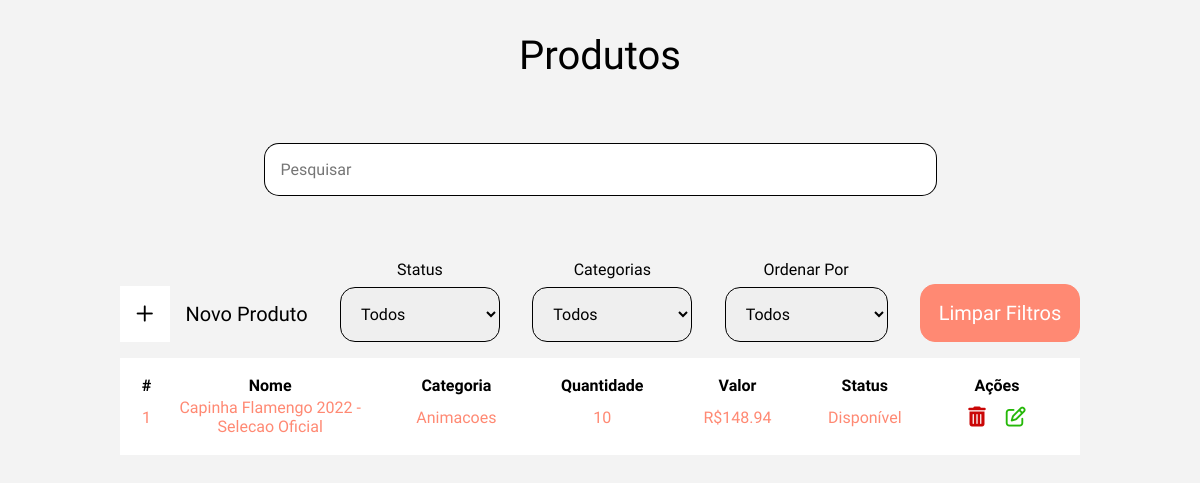
Page /view/listProdutos.php on the earlier database version.
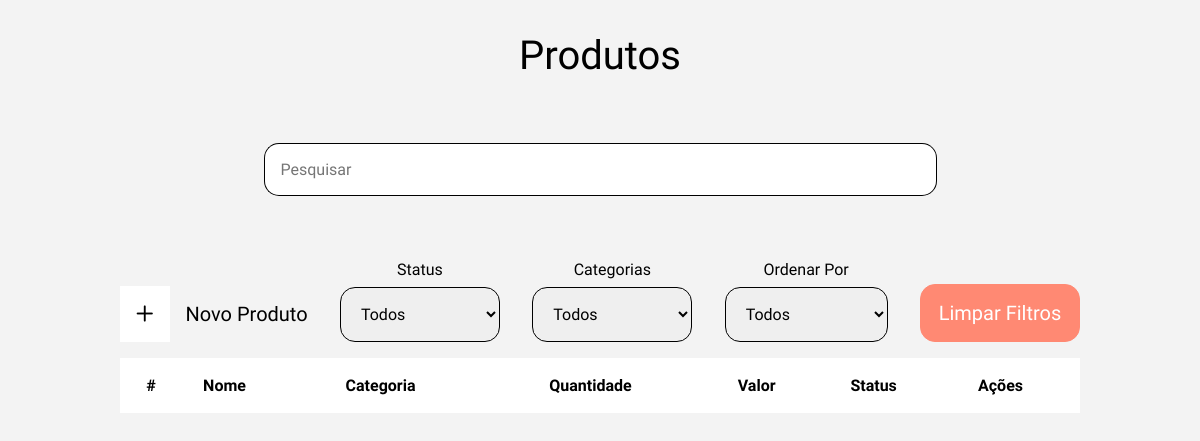
Same page on the later database version.
### tables this page shows
create table user_produto
(
    id_produto                int auto_increment
        primary key,
    id_modelo_celular         int                                        not null,
    id_categoria              int                                        not null,
    nome_produto              varchar(300)                               not null,
    preco_produto             decimal(10, 2) default 0.00                not null,
    descricao_produto         varchar(900)                               not null,
    imagem_principal_produto  varchar(300)                               not null,
    quantidade_produto        int                                        not null,
    categoria_special_produto varchar(200)                               not null,
    garantias_produto         varchar(300)                               not null comment 'beneficios - ex - garantia 3 dias',
    status                    int(1)                                     not null comment '2 - oferta 1 - disponivel 0 - indisponivel',
    data_reg_produto          datetime       default current_timestamp() not null comment 'data e hora do registro',
    cod_produto               int(4) unsigned zerofill                   not null,
    peso_produto              int                                        not null comment 'Peso em Gramas',
    last_price_produto        decimal(10, 2) default 0.00                not null comment 'Ultimo preço do produto, só add caso a categoria dele for promoção',
    constraint fk_id_categoria
        foreign key (id_categoria) references user_categoria (id_categoria)
            on update cascade,
    constraint fk_id_modelo_celular
        foreign key (id_modelo_celular) references user_mod_celular (id_modelo_celular)
            on update cascade
);

create table user_categoria
(
    id_categoria   int auto_increment
        primary key,
    nome_categoria varchar(200)                         not null,
    img_categoria  varchar(300)                         not null,
    data_reg_cupom datetime default current_timestamp() not null comment 'data e hora do registro',
    link_categoria varchar(300)                         not null
);

### model/conexao.class.php (called while the page is built, shortened)
<?php
class Conexao{
    public function __construct(){
        try{
            $this->pdo = new PDO("mysql:dbname=2ucase_bd3;host=localhost","root","");
        }catch(PDOException $e){
            echo "Erro com banco de dados: " . $e->getMessage() . "<br>";
            exit();
        }catch(Exception $e){
            echo "Erro generico: " . $e->getMessage() . "<br>";
            exit();
        }
    }
}
?>

### model/Manager.class.php (called while the page is built, shortened)
<?php
require_once 'Conexao.class.php';
class Manager extends Conexao {
	public function listClient($table, $columnName) {
        $cmd = $this->pdo->query("SELECT * FROM {$table} ORDER by {$columnName} DESC");
        $res = $cmd->fetchAll(PDO::FETCH_ASSOC);
        return $res;
	}
    public function getInfo($table, $columnName, $id) {
		$sql = "SELECT * FROM $table WHERE {$columnName} = :id";
		$statement = $this->pdo->prepare($sql);
		$statement->bindValue(":id", $id);
		$statement->execute();
		return $statement->fetchAll();
	}
}

### view/listProdutos.php (the view, shortened to what the changed rows need)
<?php
require_once "../model/Manager.class.php";
$manager = new Manager();
$resultProdutos = $manager->listClient('user_produto', 'id_produto');
?>
<!DOCTYPE html>
<html lang="pt-br">
<head>
    <?php require_once "../config/config.php"; ?>
    <link rel="stylesheet" href="../assets/css/produtos.css">
</head>
<body id="body-margin">
    <main class="container-produto">
        <h1>Produtos</h1>
        <section class="container-tabela-filter">
            <section class="container-tabela">
                <table class="table-clientes">
                    <tr>
                        <th>#</th>
                        <th>Nome</th>
                        <th>Categoria</th>
                        <th>Quantidade</th>
                        <th>Valor</th>
                        <th>Status</th>
                        <th>Ações</th>
                    </tr>
                    <?php
                    if (count($resultProdutos) > 0) :
                        for ($i = 0; $i < count($resultProdutos); $i++) :
                            $exibCategoria = $manager->getInfo('user_categoria', 'id_categoria', $resultProdutos[$i]['id_categoria']);
                            for ($jk = 0; $jk < count($exibCategoria); $jk++) :
                    ?>
                                <tr>
                                    <td><?= $resultProdutos[$i]['id_produto'] ?></td>
                                    <td id="table-name"><?= $resultProdutos[$i]['nome_produto'] ?></td>
                                    <td><?= $exibCategoria[$jk]['nome_categoria'] ?></td>
                                    <td><?= $resultProdutos[$i]['quantidade_produto'] ?></td>
                                    <td>R$<?= $resultProdutos[$i]['preco_produto'] ?></td>
                                    <td><?= $resultProdutos[$i]['status'] === 1 ? 'Disponível' : 'Indisponível' ?></td>
                                    <td id="btn-actions">
                                        <button id="delete-prod" onclick="window.location.href='../controller/ControllerProdutoADM.php?id=<?= $resultProdutos[$i]['id_produto'] ?>&action=deleteProdutoADM'">
                                            <i class="fa-solid fa-trash-can"></i>
                                        </button>
                                        <button id="edit-prod" onclick="window.location.href='./CRUDEditProduto.php?id=<?= $resultProdutos[$i]['id_produto'] ?>&action=editProdutoADM'">
                                            <i class="fa-regular fa-pen-to-square"></i>
                                        </button>
                                    </td>
                                </tr>
                    <?php
                            endfor;
                        endfor;
                    endif;
                    ?>
                </table>
            </section>
        </section>
    </main>
</body>
</html>

Differences in the rows shown:
removed user_produto: id_produto "1", nome_produto "Capinha Flamengo 2022 - Selecao Oficial", id_categoria.nome_categoria "Animacoes", quantidade_produto "10", preco_produto "148.94", status "Disponível"
